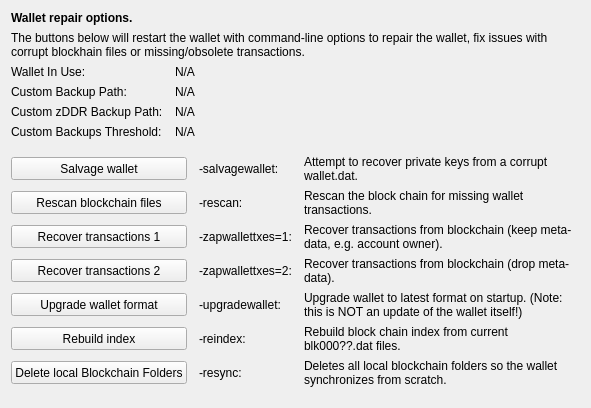
     <widget class="QWidget" name="tab_repair">
      <attribute name="title">
       <string>&amp;Wallet Repair</string>
      </attribute>
      <layout class="QGridLayout" name="gridLayout_4" columnstretch="0,0,0,0">
       <property name="horizontalSpacing">
        <number>12</number>
       </property>
       <item row="0" column="0" colspan="4">
        <widget class="QLabel" name="label_repair_header">
         <property name="font">
          <font>
           <weight>75</weight>
           <bold>true</bold>
          </font>
         </property>
         <property name="text">
          <string>Wallet repair options.</string>
         </property>
        </widget>
       </item>
       <item row="1" column="0" colspan="4">
        <widget class="QLabel" name="label_repair_helptext">
         <property name="font">
          <font>
           <weight>50</weight>
           <bold>false</bold>
          </font>
         </property>
         <property name="text">
          <string>The buttons below will restart the wallet with command-line options to repair the wallet, fix issues with corrupt blockhain files or missing/obsolete transactions.</string>
         </property>
         <property name="wordWrap">
          <bool>true</bool>
         </property>
        </widget>
       </item>
       <item row="2" column="0">
        <widget class="QLabel" name="wallet_path_label">
         <property name="text">
          <string>Wallet In Use:</string>
         </property>
        </widget>
       </item>
       <item row="2" column="1" colspan="3">
        <widget class="QLabel" name="wallet_path">
         <property name="cursor">
          <cursorShape>IBeamCursor</cursorShape>
         </property>
         <property name="text">
          <string>N/A</string>
         </property>
         <property name="textFormat">
          <enum>Qt::PlainText</enum>
         </property>
         <property name="textInteractionFlags">
          <set>Qt::LinksAccessibleByMouse|Qt::TextSelectableByKeyboard|Qt::TextSelectableByMouse</set>
         </property>
        </widget>
       </item>
       <item row="3" column="0">
        <widget class="QLabel" name="wallet_custombackuppath_label">
         <property name="visible">
          <bool>false</bool>
         </property>
         <property name="text">
          <string>Custom Backup Path:</string>
         </property>
        </widget>
       </item>
       <item row="3" column="1" colspan="3">
        <widget class="QLabel" name="wallet_custombackuppath">
         <property name="cursor">
          <cursorShape>IBeamCursor</cursorShape>
         </property>
         <property name="visible">
          <bool>false</bool>
         </property>
         <property name="text">
          <string>N/A</string>
         </property>
         <property name="textFormat">
          <enum>Qt::PlainText</enum>
         </property>
         <property name="textInteractionFlags">
          <set>Qt::LinksAccessibleByMouse|Qt::TextSelectableByKeyboard|Qt::TextSelectableByMouse</set>
         </property>
        </widget>
       </item>
       <item row="4" column="0">
        <widget class="QLabel" name="wallet_customzddrbackuppath_label">
         <property name="visible">
          <bool>false</bool>
         </property>
         <property name="text">
          <string>Custom zDDR Backup Path:</string>
         </property>
        </widget>
       </item>
       <item row="4" column="1" colspan="3">
        <widget class="QLabel" name="wallet_customzddrbackuppath">
         <property name="cursor">
          <cursorShape>IBeamCursor</cursorShape>
         </property>
         <property name="visible">
          <bool>false</bool>
         </property>
         <property name="text">
          <string>N/A</string>
         </property>
         <property name="textFormat">
          <enum>Qt::PlainText</enum>
         </property>
         <property name="textInteractionFlags">
          <set>Qt::LinksAccessibleByMouse|Qt::TextSelectableByKeyboard|Qt::TextSelectableByMouse</set>
         </property>
        </widget>
       </item>
       <item row="5" column="0">
        <widget class="QLabel" name="wallet_custombackupthreshold_label">
         <property name="visible">
          <bool>false</bool>
         </property>
         <property name="text">
          <string>Custom Backups Threshold:</string>
         </property>
        </widget>
       </item>
       <item row="5" column="1" colspan="3">
        <widget class="QLabel" name="wallet_custombackupthreshold">
         <property name="cursor">
          <cursorShape>IBeamCursor</cursorShape>
         </property>
         <property name="visible">
          <bool>false</bool>
         </property>
         <property name="text">
          <string>N/A</string>
         </property>
         <property name="textFormat">
          <enum>Qt::PlainText</enum>
         </property>
         <property name="textInteractionFlags">
          <set>Qt::LinksAccessibleByMouse|Qt::TextSelectableByKeyboard|Qt::TextSelectableByMouse</set>
         </property>
        </widget>
       </item>
       <item row="6" column="0">
        <spacer name="verticalSpacer_repair1">
         <property name="orientation">
          <enum>Qt::Vertical</enum>
         </property>
         <property name="sizeHint" stdset="0">
          <size>
           <width>10</width>
           <height>10</height>
          </size>
         </property>
        </spacer>
       </item>
       <item row="7" column="0" colspan="2">
        <widget class="QPushButton" name="btn_salvagewallet">
         <property name="minimumSize">
          <size>
           <width>100</width>
           <height>23</height>
          </size>
         </property>
         <property name="text">
          <string>Salvage wallet</string>
         </property>
        </widget>
       </item>
       <item row="7" column="2">
        <widget class="QLabel" name="label_repair_salvage_command">
         <property name="text">
          <string notr="true">-salvagewallet:</string>
         </property>
        </widget>
       </item>
       <item row="7" column="3">
        <widget class="QLabel" name="label_repair_salvage">
         <property name="text">
          <string>Attempt to recover private keys from a corrupt wallet.dat.</string>
         </property>
         <property name="wordWrap">
          <bool>true</bool>
         </property>
        </widget>
       </item>
       <item row="8" column="0" colspan="2">
        <widget class="QPushButton" name="btn_rescan">
         <property name="minimumSize">
          <size>
           <width>100</width>
           <height>23</height>
          </size>
         </property>
         <property name="text">
          <string>Rescan blockchain files</string>
         </property>
        </widget>
       </item>
       <item row="8" column="2">
        <widget class="QLabel" name="label_repair_rescan_command">
         <property name="text">
          <string notr="true">-rescan:</string>
         </property>
        </widget>
       </item>
       <item row="8" column="3">
        <widget class="QLabel" name="label_repair_rescan">
         <property name="text">
          <string>Rescan the block chain for missing wallet transactions.</string>
         </property>
         <property name="wordWrap">
          <bool>true</bool>
         </property>
        </widget>
       </item>
       <item row="9" column="0" colspan="2">
        <widget class="QPushButton" name="btn_zapwallettxes1">
         <property name="minimumSize">
          <size>
           <width>100</width>
           <height>23</height>
          </size>
         </property>
         <property name="text">
          <string>Recover transactions 1</string>
         </property>
        </widget>
       </item>
       <item row="9" column="2">
        <widget class="QLabel" name="label_repair_zap1_command">
         <property name="text">
          <string notr="true">-zapwallettxes=1:</string>
         </property>
        </widget>
       </item>
       <item row="9" column="3">
        <widget class="QLabel" name="label_repair_zap1">
         <property name="text">
          <string>Recover transactions from blockchain (keep meta-data, e.g. account owner).</string>
         </property>
         <property name="wordWrap">
          <bool>true</bool>
         </property>
        </widget>
       </item>
       <item row="10" column="0" colspan="2">
        <widget class="QPushButton" name="btn_zapwallettxes2">
         <property name="minimumSize">
          <size>
           <width>100</width>
           <height>23</height>
          </size>
         </property>
         <property name="text">
          <string>Recover transactions 2</string>
         </property>
        </widget>
       </item>
       <item row="10" column="2">
        <widget class="QLabel" name="label_repair_zap2_command">
         <property name="text">
          <string notr="true">-zapwallettxes=2:</string>
         </property>
        </widget>
       </item>
       <item row="10" column="3">
        <widget class="QLabel" name="label_repair_zap2">
         <property name="text">
          <string>Recover transactions from blockchain (drop meta-data).</string>
         </property>
         <property name="wordWrap">
          <bool>true</bool>
         </property>
        </widget>
       </item>
       <item row="11" column="0" colspan="2">
        <widget class="QPushButton" name="btn_upgradewallet">
         <property name="minimumSize">
          <size>
           <width>100</width>
           <height>23</height>
          </size>
         </property>
         <property name="text">
          <string>Upgrade wallet format</string>
         </property>
        </widget>
       </item>
       <item row="11" column="2">
        <widget class="QLabel" name="label_repair_upgrade_command">
         <property name="text">
          <string notr="true">-upgradewallet:</string>
         </property>
        </widget>
       </item>
       <item row="11" column="3">
        <widget class="QLabel" name="label_repair_upgrade">
         <property name="text">
          <string>Upgrade wallet to latest format on startup. (Note: this is NOT an update of the wallet itself!)</string>
         </property>
         <property name="wordWrap">
          <bool>true</bool>
         </property>
        </widget>
       </item>
       <item row="12" column="0" colspan="2">
        <widget class="QPushButton" name="btn_reindex">
         <property name="minimumSize">
          <size>
           <width>100</width>
           <height>23</height>
          </size>
         </property>
         <property name="text">
          <string>Rebuild index</string>
         </property>
        </widget>
       </item>
       <item row="12" column="2">
        <widget class="QLabel" name="label_repair_reindex_command">
         <property name="text">
          <string notr="true">-reindex:</string>
         </property>
        </widget>
       </item>
       <item row="12" column="3">
        <widget class="QLabel" name="label_repair_reindex">
         <property name="text">
          <string>Rebuild block chain index from current blk000??.dat files.</string>
         </property>
         <property name="wordWrap">
          <bool>true</bool>
         </property>
        </widget>
       </item>
       <item row="13" column="0" colspan="2">
        <widget class="QPushButton" name="btn_resync">
         <property name="minimumSize">
          <size>
           <width>100</width>
           <height>23</height>
          </size>
         </property>
         <property name="text">
          <string>Delete local Blockchain Folders</string>
         </property>
        </widget>
       </item>
       <item row="13" column="2">
        <widget class="QLabel" name="label_repair_resync_command">
         <property name="text">
          <string>-resync:</string>
         </property>
        </widget>
       </item>
       <item row="13" column="3">
        <widget class="QLabel" name="label_repair_resync">
         <property name="text">
          <string>Deletes all local blockchain folders so the wallet synchronizes from scratch.</string>
         </property>
         <property name="wordWrap">
          <bool>true</bool>
         </property>
        </widget>
       </item>
       <item row="14" column="0">
        <spacer name="verticalSpacer_repair2">
         <property name="orientation">
          <enum>Qt::Vertical</enum>
         </property>
         <property name="sizeHint" stdset="0">
          <size>
           <width>20</width>
           <height>10</height>
          </size>
         </property>
        </spacer>
       </item>
      </layout>
     </widget>
